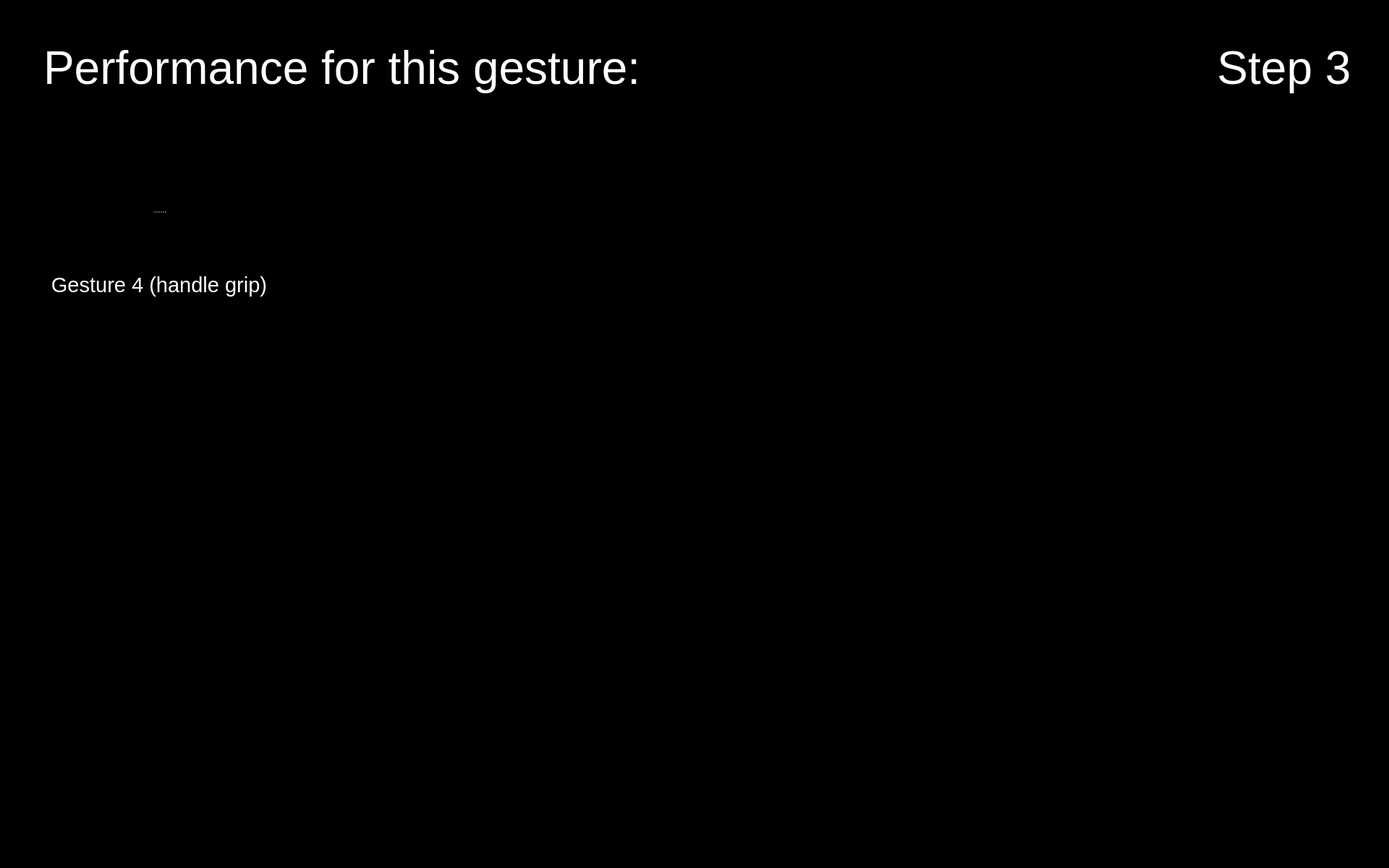
<?xml version="1.0" encoding="UTF-8"?>
<ui version="4.0">
 <class>Form</class>
 <widget class="QWidget" name="Form">
  <property name="geometry">
   <rect>
    <x>0</x>
    <y>0</y>
    <width>1920</width>
    <height>1200</height>
   </rect>
  </property>
  <property name="maximumSize">
   <size>
    <width>1920</width>
    <height>1200</height>
   </size>
  </property>
  <property name="windowTitle">
   <string>Form</string>
  </property>
  <property name="styleSheet">
   <string notr="true">background-color: rgb(0, 0, 0);</string>
  </property>
  <widget class="QPushButton" name="button_nav_left">
   <property name="enabled">
    <bool>true</bool>
   </property>
   <property name="geometry">
    <rect>
     <x>800</x>
     <y>560</y>
     <width>150</width>
     <height>150</height>
    </rect>
   </property>
   <property name="minimumSize">
    <size>
     <width>81</width>
     <height>81</height>
    </size>
   </property>
   <property name="maximumSize">
    <size>
     <width>150</width>
     <height>150</height>
    </size>
   </property>
   <property name="cursor">
    <cursorShape>OpenHandCursor</cursorShape>
   </property>
   <property name="focusPolicy">
    <enum>Qt::WheelFocus</enum>
   </property>
   <property name="contextMenuPolicy">
    <enum>Qt::DefaultContextMenu</enum>
   </property>
   <property name="layoutDirection">
    <enum>Qt::LeftToRight</enum>
   </property>
   <property name="autoFillBackground">
    <bool>false</bool>
   </property>
   <property name="styleSheet">
    <string notr="true"/>
   </property>
   <property name="icon">
    <iconset resource="resources/res.qrc">
     <normaloff>:/buttons/Button Left.svg</normaloff>:/buttons/Button Left.svg</iconset>
   </property>
   <property name="iconSize">
    <size>
     <width>144</width>
     <height>144</height>
    </size>
   </property>
   <property name="autoDefault">
    <bool>false</bool>
   </property>
   <property name="default">
    <bool>false</bool>
   </property>
   <property name="flat">
    <bool>true</bool>
   </property>
  </widget>
  <widget class="QPushButton" name="button_nav_right">
   <property name="enabled">
    <bool>true</bool>
   </property>
   <property name="geometry">
    <rect>
     <x>960</x>
     <y>560</y>
     <width>150</width>
     <height>150</height>
    </rect>
   </property>
   <property name="minimumSize">
    <size>
     <width>81</width>
     <height>81</height>
    </size>
   </property>
   <property name="maximumSize">
    <size>
     <width>150</width>
     <height>150</height>
    </size>
   </property>
   <property name="cursor">
    <cursorShape>OpenHandCursor</cursorShape>
   </property>
   <property name="focusPolicy">
    <enum>Qt::WheelFocus</enum>
   </property>
   <property name="contextMenuPolicy">
    <enum>Qt::DefaultContextMenu</enum>
   </property>
   <property name="layoutDirection">
    <enum>Qt::LeftToRight</enum>
   </property>
   <property name="autoFillBackground">
    <bool>false</bool>
   </property>
   <property name="styleSheet">
    <string notr="true"/>
   </property>
   <property name="icon">
    <iconset resource="resources/res.qrc">
     <normaloff>:/buttons/Button Right.svg</normaloff>:/buttons/Button Right.svg</iconset>
   </property>
   <property name="iconSize">
    <size>
     <width>144</width>
     <height>144</height>
    </size>
   </property>
   <property name="autoDefault">
    <bool>false</bool>
   </property>
   <property name="default">
    <bool>false</bool>
   </property>
   <property name="flat">
    <bool>true</bool>
   </property>
  </widget>
  <widget class="QPushButton" name="button_exit">
   <property name="enabled">
    <bool>true</bool>
   </property>
   <property name="geometry">
    <rect>
     <x>1760</x>
     <y>1040</y>
     <width>150</width>
     <height>150</height>
    </rect>
   </property>
   <property name="minimumSize">
    <size>
     <width>81</width>
     <height>81</height>
    </size>
   </property>
   <property name="maximumSize">
    <size>
     <width>150</width>
     <height>150</height>
    </size>
   </property>
   <property name="cursor">
    <cursorShape>OpenHandCursor</cursorShape>
   </property>
   <property name="focusPolicy">
    <enum>Qt::WheelFocus</enum>
   </property>
   <property name="contextMenuPolicy">
    <enum>Qt::DefaultContextMenu</enum>
   </property>
   <property name="icon">
    <iconset resource="resources/res.qrc">
     <normaloff>:/buttons/Button Exit.svg</normaloff>:/buttons/Button Exit.svg</iconset>
   </property>
   <property name="iconSize">
    <size>
     <width>144</width>
     <height>144</height>
    </size>
   </property>
   <property name="autoDefault">
    <bool>false</bool>
   </property>
   <property name="default">
    <bool>false</bool>
   </property>
   <property name="flat">
    <bool>true</bool>
   </property>
  </widget>
  <widget class="QLabel" name="icon_reaction_1">
   <property name="enabled">
    <bool>true</bool>
   </property>
   <property name="geometry">
    <rect>
     <x>1400</x>
     <y>250</y>
     <width>200</width>
     <height>200</height>
    </rect>
   </property>
   <property name="sizePolicy">
    <sizepolicy hsizetype="Preferred" vsizetype="Preferred">
     <horstretch>0</horstretch>
     <verstretch>0</verstretch>
    </sizepolicy>
   </property>
   <property name="maximumSize">
    <size>
     <width>200</width>
     <height>200</height>
    </size>
   </property>
   <property name="text">
    <string/>
   </property>
   <property name="scaledContents">
    <bool>true</bool>
   </property>
  </widget>
  <widget class="QLabel" name="image_step">
   <property name="geometry">
    <rect>
     <x>1650</x>
     <y>170</y>
     <width>250</width>
     <height>250</height>
    </rect>
   </property>
   <property name="font">
    <font>
     <pointsize>48</pointsize>
    </font>
   </property>
   <property name="styleSheet">
    <string notr="true">color: rgb(255, 255, 255);</string>
   </property>
   <property name="text">
    <string/>
   </property>
   <property name="pixmap">
    <pixmap resource="resources/res.qrc">:/detected steps/Detected Step3 Button.png</pixmap>
   </property>
   <property name="alignment">
    <set>Qt::AlignCenter</set>
   </property>
   <property name="wordWrap">
    <bool>true</bool>
   </property>
  </widget>
  <widget class="QLabel" name="icon_expert_1">
   <property name="enabled">
    <bool>true</bool>
   </property>
   <property name="geometry">
    <rect>
     <x>490</x>
     <y>220</y>
     <width>100</width>
     <height>100</height>
    </rect>
   </property>
   <property name="sizePolicy">
    <sizepolicy hsizetype="Preferred" vsizetype="Preferred">
     <horstretch>0</horstretch>
     <verstretch>0</verstretch>
    </sizepolicy>
   </property>
   <property name="maximumSize">
    <size>
     <width>100</width>
     <height>100</height>
    </size>
   </property>
   <property name="text">
    <string/>
   </property>
   <property name="pixmap">
    <pixmap resource="resources/res.qrc">:/img/Icon Expert.png</pixmap>
   </property>
   <property name="scaledContents">
    <bool>true</bool>
   </property>
  </widget>
  <widget class="QLabel" name="label_plot_1">
   <property name="geometry">
    <rect>
     <x>490</x>
     <y>180</y>
     <width>850</width>
     <height>340</height>
    </rect>
   </property>
   <property name="maximumSize">
    <size>
     <width>1200</width>
     <height>480</height>
    </size>
   </property>
   <property name="font">
    <font>
     <pointsize>48</pointsize>
    </font>
   </property>
   <property name="styleSheet">
    <string notr="true">color: rgb(255, 255, 255);</string>
   </property>
   <property name="text">
    <string/>
   </property>
   <property name="scaledContents">
    <bool>true</bool>
   </property>
  </widget>
  <widget class="QLabel" name="icon_newbie_1">
   <property name="enabled">
    <bool>true</bool>
   </property>
   <property name="geometry">
    <rect>
     <x>490</x>
     <y>380</y>
     <width>100</width>
     <height>100</height>
    </rect>
   </property>
   <property name="sizePolicy">
    <sizepolicy hsizetype="Preferred" vsizetype="Preferred">
     <horstretch>0</horstretch>
     <verstretch>0</verstretch>
    </sizepolicy>
   </property>
   <property name="maximumSize">
    <size>
     <width>100</width>
     <height>100</height>
    </size>
   </property>
   <property name="text">
    <string/>
   </property>
   <property name="pixmap">
    <pixmap resource="resources/res.qrc">:/img/Icon User.png</pixmap>
   </property>
   <property name="scaledContents">
    <bool>true</bool>
   </property>
  </widget>
  <widget class="QLabel" name="label_text_step">
   <property name="geometry">
    <rect>
     <x>1650</x>
     <y>20</y>
     <width>250</width>
     <height>150</height>
    </rect>
   </property>
   <property name="font">
    <font>
     <family>Arial</family>
     <pointsize>48</pointsize>
     <weight>9</weight>
     <italic>false</italic>
     <bold>false</bold>
    </font>
   </property>
   <property name="styleSheet">
    <string notr="true">font: 75 48pt &quot;Arial&quot;;
color: rgb(255, 255, 255);</string>
   </property>
   <property name="text">
    <string>Step 3</string>
   </property>
   <property name="textFormat">
    <enum>Qt::RichText</enum>
   </property>
   <property name="alignment">
    <set>Qt::AlignCenter</set>
   </property>
   <property name="wordWrap">
    <bool>true</bool>
   </property>
  </widget>
  <widget class="QSplitter" name="splitter_5">
   <property name="geometry">
    <rect>
     <x>60</x>
     <y>210</y>
     <width>320</width>
     <height>282</height>
    </rect>
   </property>
   <property name="orientation">
    <enum>Qt::Vertical</enum>
   </property>
   <widget class="QLabel" name="image_required_4">
    <property name="maximumSize">
     <size>
      <width>320</width>
      <height>240</height>
     </size>
    </property>
    <property name="text">
     <string/>
    </property>
    <property name="pixmap">
     <pixmap resource="resources/res.qrc">:/img/right_step3_gesture4.png</pixmap>
    </property>
    <property name="scaledContents">
     <bool>true</bool>
    </property>
   </widget>
   <widget class="QLabel" name="text_required_4">
    <property name="font">
     <font>
      <family>Arial</family>
      <pointsize>22</pointsize>
      <weight>9</weight>
      <italic>false</italic>
      <bold>false</bold>
     </font>
    </property>
    <property name="styleSheet">
     <string notr="true">font: 75 22pt &quot;Arial&quot;;
color: rgb(255, 255, 255);</string>
    </property>
    <property name="text">
     <string>Gesture 4 (handle grip)</string>
    </property>
    <property name="textFormat">
     <enum>Qt::PlainText</enum>
    </property>
    <property name="alignment">
     <set>Qt::AlignCenter</set>
    </property>
    <property name="wordWrap">
     <bool>true</bool>
    </property>
   </widget>
  </widget>
  <widget class="QLabel" name="label_trouble">
   <property name="geometry">
    <rect>
     <x>60</x>
     <y>20</y>
     <width>1280</width>
     <height>150</height>
    </rect>
   </property>
   <property name="font">
    <font>
     <family>Arial</family>
     <pointsize>48</pointsize>
     <weight>9</weight>
     <italic>false</italic>
     <bold>false</bold>
    </font>
   </property>
   <property name="styleSheet">
    <string notr="true">font: 75 48pt &quot;Arial&quot;;
color: rgb(255, 255, 255);</string>
   </property>
   <property name="text">
    <string>Performance for this gesture:</string>
   </property>
   <property name="textFormat">
    <enum>Qt::RichText</enum>
   </property>
   <property name="alignment">
    <set>Qt::AlignLeading|Qt::AlignLeft|Qt::AlignVCenter</set>
   </property>
   <property name="wordWrap">
    <bool>true</bool>
   </property>
  </widget>
  <zorder>label_plot_1</zorder>
  <zorder>button_nav_left</zorder>
  <zorder>button_nav_right</zorder>
  <zorder>button_exit</zorder>
  <zorder>icon_reaction_1</zorder>
  <zorder>image_step</zorder>
  <zorder>icon_expert_1</zorder>
  <zorder>icon_newbie_1</zorder>
  <zorder>label_text_step</zorder>
  <zorder>splitter_5</zorder>
  <zorder>label_trouble</zorder>
 </widget>
 <resources>
  <include location="resources/res.qrc"/>
 </resources>
 <connections/>
</ui>
